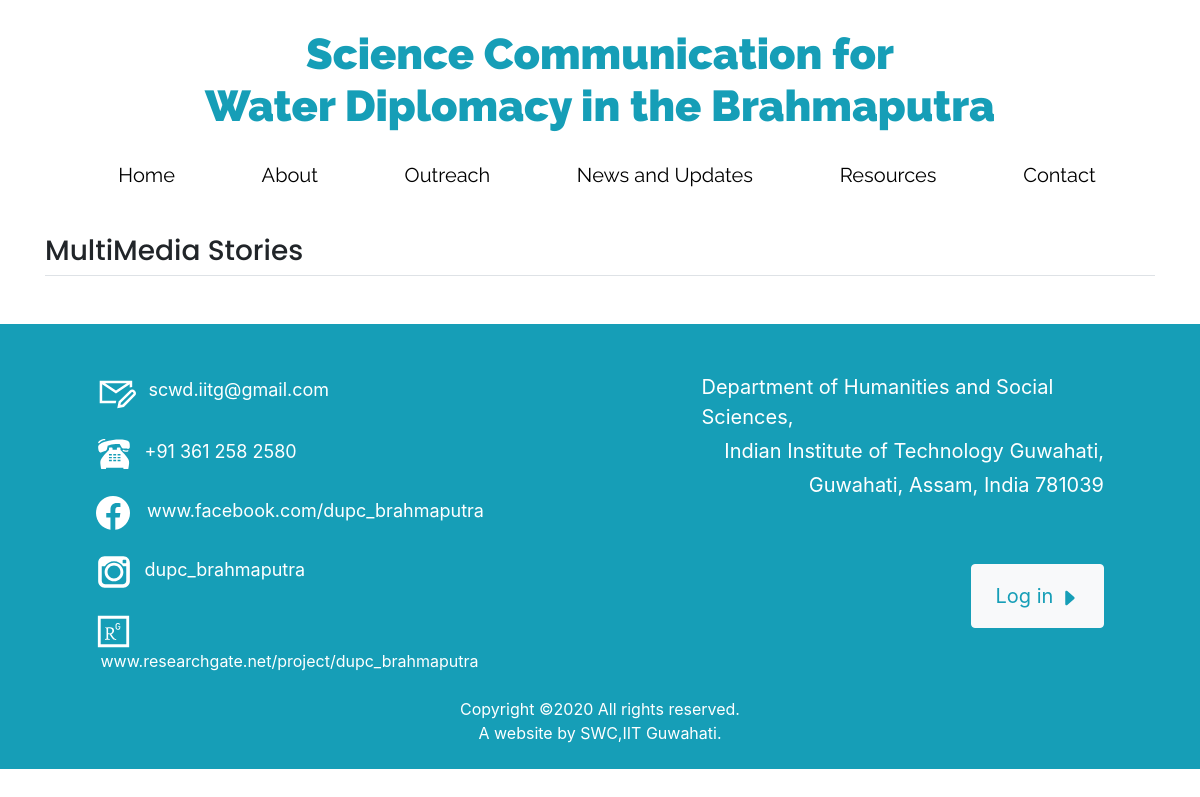
Before: /stories/ with the older database file.
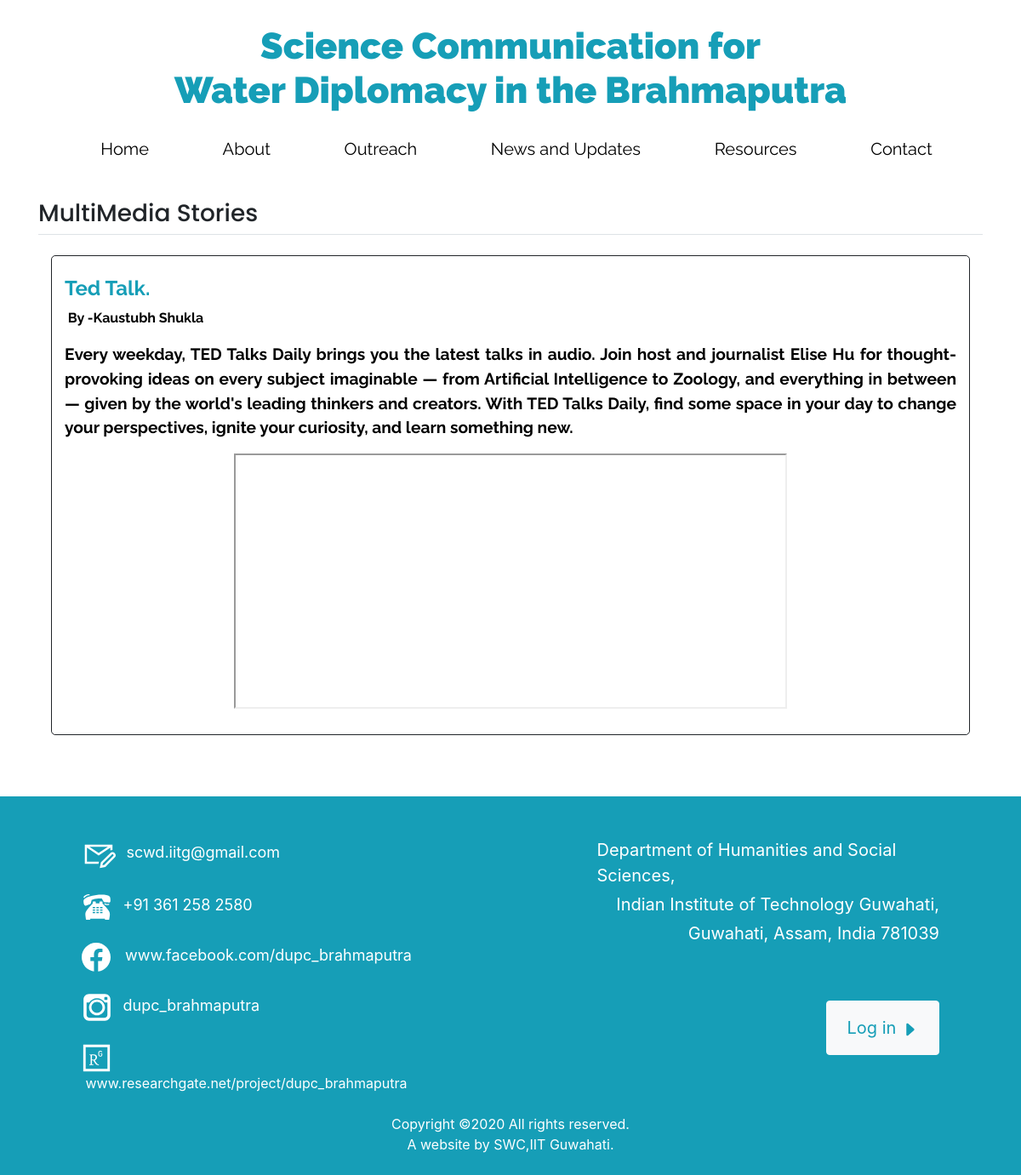
After: the same page with the newer database file.
### stories/models.py (models this page shows)
class Story(models.Model):
    name = models.CharField(max_length = 1000)
    title = models.CharField(max_length = 1000)
    url = models.CharField(max_length = 1000)
    body = models.CharField(max_length=5000, default=None)

### stories/views.py (the view)
# urls.py: path('stories/',include('stories.urls',namespace='stories')),
def stories(request):
    st = Story.objects
    return render(request,'stories/stories.html',{'st':st})

### stories/templates/stories/stories.html (shortened to what this page needs)
{% extends 'base.html' %}
{% block ccd %}
	<div id="marine-content-inner">
		<section id="main-content">
			<div class="container">
				<div class="page-heading style3 wrapper border-bottom">
					<div class="row">
						<div class="col-lg-6 col-md-6 col-sm-6">
							<br><h3>MultiMedia Stories</h3>
						</div>
						<div class="col-lg-6 col-md-6 col-sm-6">
						</div>
					</div>
				</div>
				<div class="container">
				<main role="main">
            	{% for story in st.all%}
				<br>
                <div class = "container" style = "border-style:solid; border-radius:5px; border-width:0.5px;">
                <br>
                <h2 style="font-family: 'Raleway'; color:#169EB7;font-size: 150%; font-weight: bolder;">{{story.title}}</h2>
                <p class = "lead"style="font-family: 'Raleway'; color:black;font-size: 100%; font-weight: bolder; text-align:justify;">&nbsp;By -{{story.name}}</p>
                <p class = "lead"style="font-family: 'Raleway'; color:black;font-size: 120%; font-weight: bolder; text-align:justify;">{{story.body}}</p>
                <div style = "text-align:center;"><iframe src="{{story.url}}" height="300" width="650" title="Iframe Example"></iframe></div><br>
                </div><br>
              {%endfor%}
          </main>
				</div>
			</div>
		</section>
	</div>
{% endblock %}

Changed rows visible on the page:
added Story: title "Ted Talk.", name "Kaustubh Shukla", body "Every weekday, TED Talks Daily brings you the latest talks in audio. Join host and journalist Elise Hu for thought-provoking ideas on every subject imaginable — from Artificial Intelligence to Zoology, and everything in between — given by the world's leading thinkers and creators. With TED Talks Daily, find some space in your day to change your perspectives, ignite your curiosity, and learn something new."
